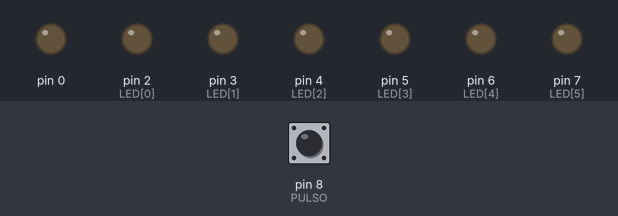
The sketch below on a simulated Arduino Uno, built with avr-gcc and run on an emulated ATmega328P. Shown: output pins drawn as LEDs (lit = HIGH). The inputs (shaded band) are chosen by the test bench; at power-on: pin 8 (PULSO) HIGH.

Above: at 1.2 s.
1.3 s: pin 8 (PULSO) pulled LOW for 3.2 s
At 5.1 s:
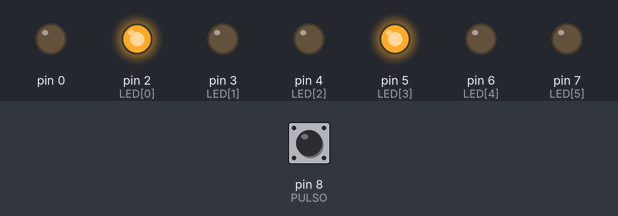
6.0 s: pin 8 (PULSO) pulled LOW for 0.15 s
At 6.8 s:
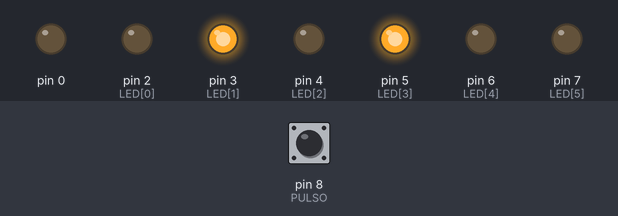
7.6 s: pin 8 (PULSO) pulled LOW for 1 s
At 8.6 s:
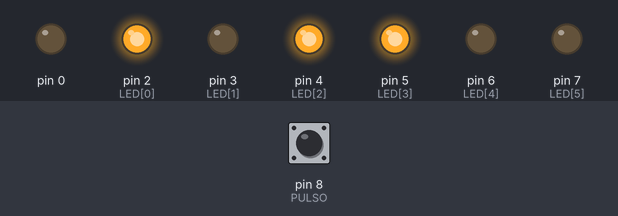
10.1 s: pin 8 (PULSO) pulled LOW for 0.15 s
At 11.2 s:
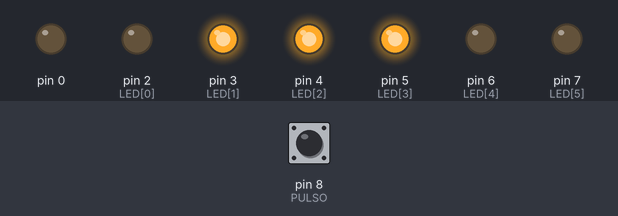
11.7 s: pin 8 (PULSO) pulled LOW for 0.15 s
At 12.4 s:
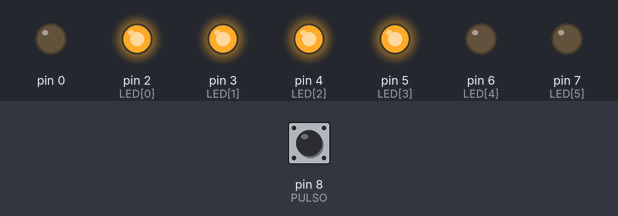
13.3 s: pin 8 (PULSO) pulled LOW for 1 s
At 15.3 s:
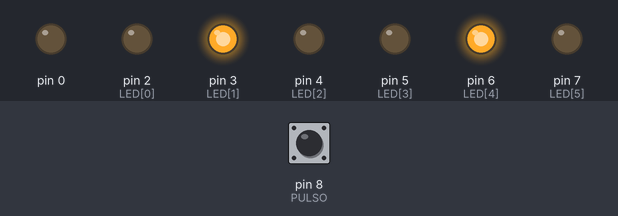
Timing chart, 0 to 16.8 s (numbered marks = the images above; inputs shaded):
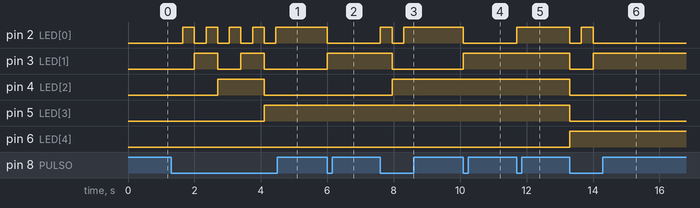

Measured:
- after the input at 1.3 s, pin 2 (LED[0]): alternates HIGH for 0.35 s and LOW for 0.35 s, 9 changes in all, then stays HIGH, starting after 0.35 s; pin 3 (LED[1]): alternates HIGH for 0.70 s and LOW for 0.70 s, 4 changes in all, then stays LOW, starting after 0.70 s
- after the input at 6.0 s, pin 2 (LED[0]): HIGH → LOW at once; pin 3 (LED[1]): LOW → HIGH at once
- after the input at 7.6 s, pin 2 (LED[0]): LOW → HIGH at once, → LOW 0.35 s later, → HIGH 0.35 s later; pin 3 (LED[1]): HIGH → LOW after 0.35 s; pin 4 (LED[2]): LOW → HIGH after 0.35 s
- after the input at 10.1 s, pin 2 (LED[0]): HIGH → LOW at once; pin 3 (LED[1]): LOW → HIGH at once
- after the input at 11.7 s, pin 2 (LED[0]): LOW → HIGH at once
- after the input at 13.3 s, pin 2 (LED[0]): HIGH → LOW at once, → HIGH 0.35 s later, → LOW 0.35 s later; pin 3 (LED[1]): HIGH → LOW at once, → HIGH 0.70 s later; pin 4 (LED[2]), pin 5 (LED[3]): HIGH → LOW at once; pin 6 (LED[4]): LOW → HIGH at once

The sketch:

AcostaMaxel_Tarea3.ino
```cpp
/*
 * ACOSTA CHACA MAXEL DAVID
 * TAREA 3: Realizar un contador binario hasta 6 bits. Cuando se presione un pulsador, se debe observar el aumento de la variable en su número binario visto en leds
 * SOLUCION:
 * eL CONTADOR BINARIO DE 6 BITS OBVIAMENTE LLEGARA SOLO HASTA CUMPLIR 111111 Y LUEGO SE REINICIARA ASI QUE
 * PARA PODER DEFINIR LA SENTANCIA IF SE ESTABLECE QUE DESPUES DEL NUMERO 63 NUESTRO CONTADOR DE PULSOS
 * VUELVA A CER
 * SENTENCIAS UTILIZADAS:
 *          IF=PARA LEER NUESTRO DATO DE ENTRADA DEL BOTON ESTE CASO SE ACTIVA EN LOW Y LO MENCIONADO ANTES
 *          FOR=PARA DEFINIR LOS 6 LEDS DE SALIDA EN EL SETUP
 */
// DEFINIMOS LAS VARIABLES
int J;
int NUMEROS=0;
int VALOR;
#define PULSO 8
int LED[6]={2,3,4,5,6,7};

void setup() {
 pinMode(PULSO, INPUT); // PULSO SERA NUESTRO VALOR DE ENTRADA DEL PIN 8 DEL ARDUINO DONDE ESTA NUESTRO BOTON
for(J=0;J<=6;J++){
pinMode(LED[J], OUTPUT); //LED ES NUESTRA SALIDA DE ARREGLO DE LOS LEDS
}
}
void loop() {
if (digitalRead(PULSO)==LOW){ //SI SE PRESIONA EL BOTON SE OBTIENE UN LOW Y ESPERAMOS A QUE RECONOZCA PARA ESO SE PONE EL SECUENCIA EL DELAY
delay(350);
NUMEROS++; //EL INCREMENTO ES DE 1
if (NUMEROS>63){
NUMEROS=0; //SE REINICIA COMO MENCIONAMOS
}
while (digitalRead(PULSO)==HIGH){}
}
VALOR=NUMEROS;

for(J=0; J<=6; J++){
digitalWrite(LED[J], VALOR%2); //CONVIERTE EL CONTEO DEL PULSO EN UN SISTEMA DE ARREGLO BINARIO TOMANDO DE IGUAL MANERA CADA RESIDUO Y DIVIDIRLO PARA 2
VALOR=VALOR/2;
}
}
```
